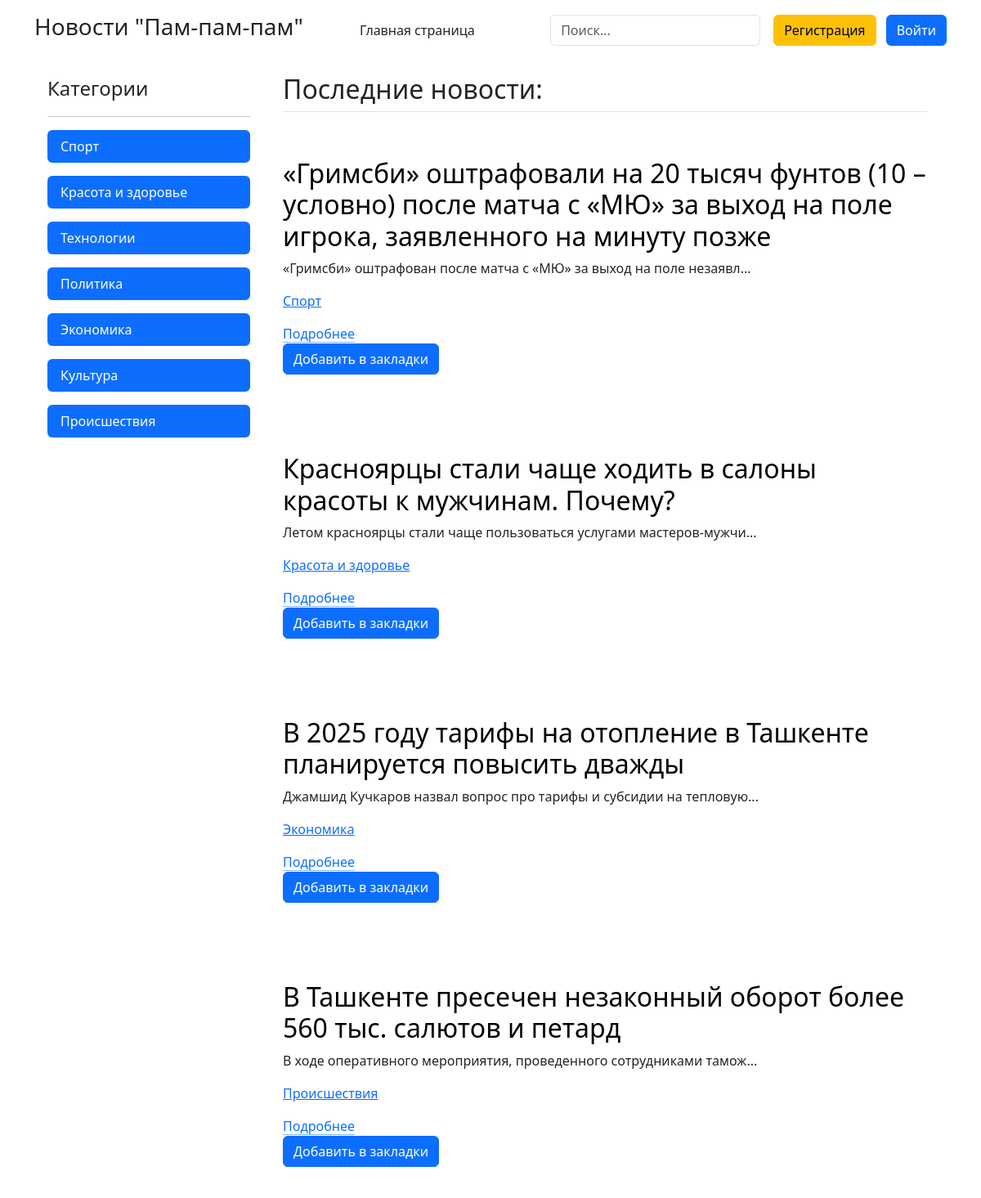
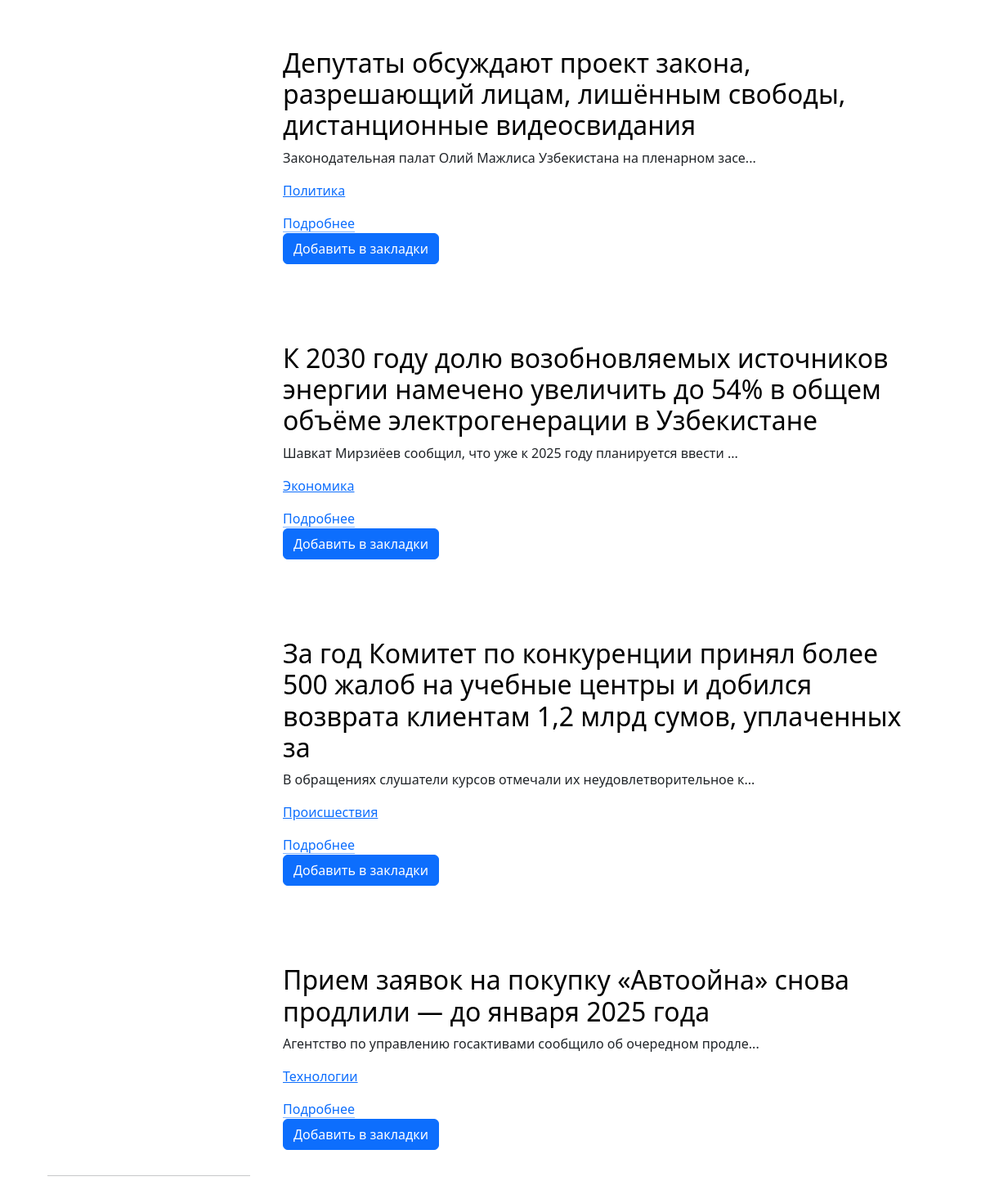
The page / on the database its author committed (2 pictures, top to bottom).
### index/models.py (models this page shows)
class Category(models.Model):
    category_name = models.CharField(max_length=32)
    added_date = models.DateTimeField(auto_now_add=True)
    def __str__(self):
        return self.category_name
    class Meta:
        verbose_name_plural = 'Категория новостей'

class News(models.Model):
    news_header = models.CharField(max_length=128)
    news_text = models.TextField()
    news_category = models.ForeignKey(Category, on_delete=models.CASCADE)
    added_date = models.DateTimeField(auto_now_add=True)
    def __str__(self):
        return self.news_header
    class Meta:
        verbose_name_plural = 'Новость'

### index/views.py (the view)
# urls.py: path('', views.home_page),
def home_page (request):
    categories = Category.objects.all()
    favourite_news = Favourite.objects.filter(user_id=request.user.id,
                                              favourite_news=OuterRef('pk'),
                                              have_favourite=True)
    news = News.objects.annotate(is_fav=Exists(favourite_news))
    context = {
        'favourite_news': favourite_news,
        'categories': categories,
        'news': news,
    }
    return render(request, 'home.html', context)

### index/templates/home.html (shortened to what this page needs)
<!DOCTYPE html>
<html lang="ru">
<head>
    <link rel="stylesheet" href="https://cdn.jsdelivr.net/npm/bootstrap@5.3.3/dist/css/bootstrap.min.css">
</head>
<body>
<header class="p-3">
    <div class="container">
        <div class="d-flex flex-wrap align-items-center justify-content-center justify-content-lg-start">
            <h3>Новости "Пам-пам-пам"</h3>
            <p class="nav col-12 col-lg-3 me-lg-auto mb-2 justify-content-center mb-md-0">Главная страница</p>
            <form action="/search" method="post" class="col-12 col-lg-auto mb-3 mb-lg-0 me-lg-3" role="search">
                <input name="search_product" type="search" class="form-control" placeholder="Поиск..." aria-label="Search">
            </form>
            {% if user.is_authenticated %}
            <div class="text-end">
              <a href="/logout"><button type="button" class="btn btn-primary me-2">Выйти</button></a>
              <a href="/favourite"><button type="button" class="btn btn-primary">Мои закладки</button></a>
            </div>
            {% else %}
            <div class="text-end">
              <a href="/register"><button type="button" class="btn btn-warning me-2">Регистрация</button></a>
              <a href="{% url 'login' %}"><button type="button" class="btn btn-primary">Войти</button></a>
            </div>
            {% endif %}
        </div>
    </div>
</header>
    <div class="container d-flex 100">
    <div class="d-flex flex-column flex-shrink-0 p-3" style="width: 280px;">
        <span class="fs-4">Категории</span>
        <hr>
        <ul class="nav nav-pills flex-column mb-auto">
            {% for c in categories %}
            <li class="nav-item mb-3">
                <a href="/category/{{ c.id }}" class="nav-link active" aria-current="page">{{ c }}</a>
            </li>
            {% endfor %}
        </ul>
        <hr>
    </div>
    <div class="container px-4 py-3" id="featured-3">
    <h2 class="pb-2 border-bottom">Последние новости:</h2>
    {% for n in news %}
        <div class="row g-4 py-5 row-cols-1 row-cols-lg-1">
            <div class="feature col">
                <h3 class="fs-2 text-body-emphasis">{{ n }}</h3>
                <p>{{ n.news_text|slice:64 }}...</p>
                <p><a href="/category/{{ n.news_category.id }}/">{{ n.news_category}}</a></p>
                <a href="/news/{{ n.id }}" class="icon-link">Подробнее</a>
                {% if n.is_fav %}
                <p>В закладках</p>
                {% else %}
                <form method="post" action="{% url 'add_to_favourite' pk=n.id %}">
                    <button type="submit" class="btn btn-primary" >Добавить в закладки</button>
                </form>
                {% endif %}
            </div>
        </div>
        {% endfor %}
    </div>
</body>
</html>

### rows shown on the page
Category: category_name "Спорт"
Category: category_name "Красота и здоровье"
Category: category_name "Технологии"
Category: category_name "Политика"
Category: category_name "Экономика"
Category: category_name "Культура"
Category: category_name "Происшествия"
News: news_header "«Гримсби» оштрафовали на 20 тысяч фунтов (10 – условно) после матча с «МЮ» за выход на поле игрока, заявленного на минуту позже", news_text "«Гримсби» оштрафован после матча с «МЮ» за выход на поле незаявл", news_category "Спорт", shows "Добавить в закладки"
News: news_header "Красноярцы стали чаще ходить в салоны красоты к мужчинам. Почему?", news_text "Летом красноярцы стали чаще пользоваться услугами мастеров-мужчи", news_category "Красота и здоровье", shows "Добавить в закладки"
News: news_header "В 2025 году тарифы на отопление в Ташкенте планируется повысить дважды", news_text "Джамшид Кучкаров назвал вопрос про тарифы и субсидии на тепловую", news_category "Экономика", shows "Добавить в закладки"
News: news_header "В Ташкенте пресечен незаконный оборот более 560 тыс. салютов и петард", news_text "В ходе оперативного мероприятия, проведенного сотрудниками тамож", news_category "Происшествия", shows "Добавить в закладки"
News: news_header "Депутаты обсуждают проект закона, разрешающий лицам, лишённым свободы, дистанционные видеосвидания", news_text "Законодательная палат Олий Мажлиса Узбекистана на пленарном засе", news_category "Политика", shows "Добавить в закладки"
News: news_header "К 2030 году долю возобновляемых источников энергии намечено увеличить до 54% в общем объёме электрогенерации в Узбекистане", news_text "Шавкат Мирзиёев сообщил, что уже к 2025 году планируется ввести", news_category "Экономика", shows "Добавить в закладки"
News: news_header "За год Комитет по конкуренции принял более 500 жалоб на учебные центры и добился возврата клиентам 1,2 млрд сумов, уплаченных за", news_text "В обращениях слушатели курсов отмечали их неудовлетворительное к", news_category "Происшествия", shows "Добавить в закладки"
News: news_header "Прием заявок на покупку «Автоойна» снова продлили — до января 2025 года", news_text "Агентство по управлению госактивами сообщило об очередном продле", news_category "Технологии", shows "Добавить в закладки"
